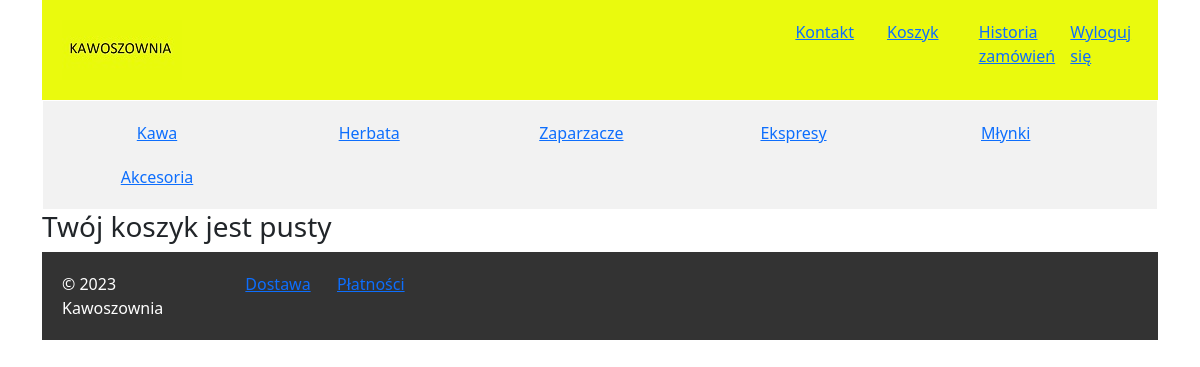
Before: /order_detail/ (signed in) with the older database file.
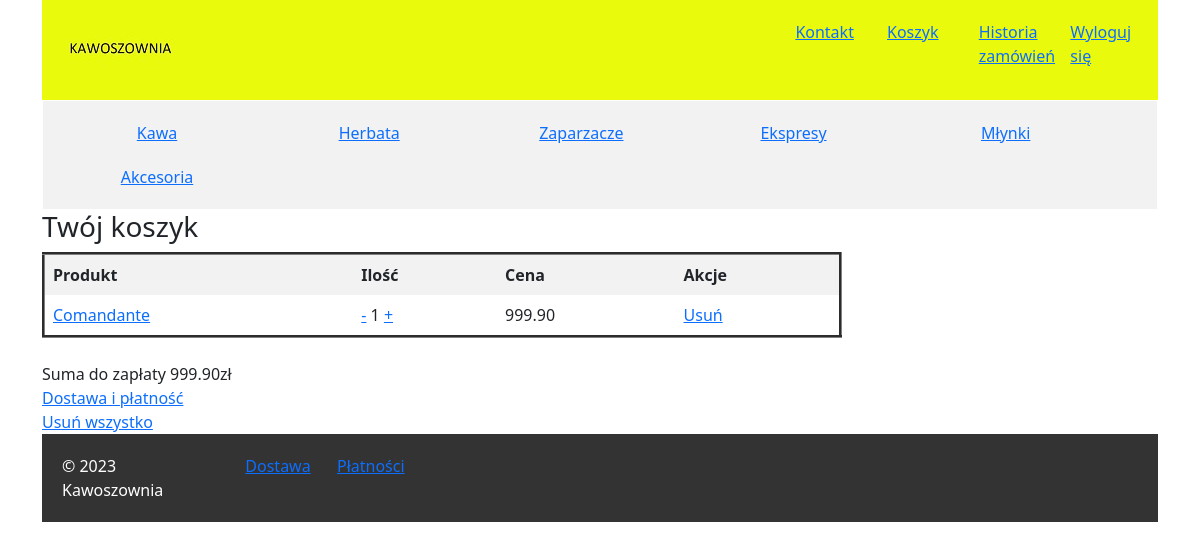
After: the same page with the newer database file.
### mysite/models.py (models this page shows)
class Category(models.Model):
    name = models.CharField('Nazwa', max_length=50, unique=True)
    def __str__(self):
        return f'{self.name}'

class OrderDetail(models.Model):
    order = models.ForeignKey(Order, models.PROTECT, 'Zamówienie', null=True, blank=True)
    user = models.ForeignKey(User, on_delete=models.SET_NULL, null=True, blank=True)
    product = models.ForeignKey(Product, models.PROTECT, 'Produkt', null=True, blank=True)
    quantity = models.PositiveIntegerField('Ilość', validators=[MinValueValidator(1)], null=True, blank=True, default=1)
    total = models.FloatField('Suma', validators=[MinValueValidator(0)], null=True, blank=True,)
    @property
    def price(self):
        return self.quantity * self.product.price
    def __str__(self):
        return f'{self.product}'

class Product(models.Model):
    name = models.CharField('Nazwa', max_length=50, null=True, blank=True)
    price =  models.FloatField('Cena', validators=[MinValueValidator(0)])
    category = models.ForeignKey(Category, models.PROTECT, 'Kategoria', null=True, blank=True)
    description = models.TextField('Opis', null=True, blank=True)
    availability = models.BooleanField('Dostępność')
    quantity = models.PositiveIntegerField('Ilość w magazynie')
    def __str__(self):
        return f'{self.name}'

### mysite/views/order_details.py (the view, shortened to what this page needs)
class OrderDetailPageView(ListView):
    model = OrderDetail
    template_name = 'mysite/order_detail/order_detail_list.html'
    def get_context_data(self, **kwargs):
        context = super().get_context_data(**kwargs)
        if not self.request.user.is_anonymous:
            sum = 0
            action = self.request.GET.get('action') if self.request.GET.get('action') != None else ''
            order_detail_id = int(self.request.GET.get('order_detail_id')) if self.request.GET.get('order_detail_id') != None else ''
            if not self.request.user.is_anonymous:
                context["order_detail_product_list"] = OrderDetail.objects.filter(user = self.request.user, order = None)
            for product in context["order_detail_product_list"]:
                sum += product.price
            context["sum"] = sum
        return context

### mysite/context_processors.py (called while the page is built)
def categories(request):
    return {
        'categories': Category.objects.all()
    }

### mysite/templates/mysite/order_detail/order_detail_list.html
{% extends 'base.html' %}
{% block content %}
{% if user.is_anonymous %}
    <br>
    <div>
        <a href="/accounts/login/"> Zaloguj się </a> żeby mieć dostęp do koszyka
    </div>
    <div>
        Nie masz konta? <a href="/user/create/"> Zarejestruj się </a>
    </div>
{% else %}
    {% if not order_detail_product_list %}
        <h3>Twój koszyk jest pusty</h3>
    {% else %}
        <h3>Twój koszyk</h3>
        <table border="3px">
            <thead>
                <tr>
                    <th>
                        Produkt
                    </th>
                    <th>
                        Ilość
                    </th>
                    <th>
                        Cena
                    </th>
                    <th>
                        Akcje
                    </th>
                </tr>
            </thead>
            <tbody>
                {% for product in order_detail_product_list %}
                    <tr>
                        <td>
                            <a href="/product/{{product.product_id}}/">{{product}}</a>
                        </td>
                        <td>
                            <a href="/order_detail/?action=minus&order_detail_id={{product.id}}">-</a>
                            {{product.quantity}}
                            <a href="/order_detail/?action=plus&order_detail_id={{product.id}}">+</a>
                        </td>
                        <td>
                            {{product.price|floatformat:2}}
                        </td>
                        <td>
                            <a href="/order_detail/{{product.id}}/delete/"> Usuń </a>
                        </td>
                    </tr>
                {% endfor %}
            </tbody>
        </table>
        <br>
        {% if order_detail_product_list %}
            <div>
                Suma do zapłaty {{sum|floatformat:2}}zł
            </div>
            <div>
                <a href="/order/create/"> Dostawa i płatność </a>
            </div>
        {% endif %}
        {% if order_detail_product_list %}
            <a href="/order_detail/delete-all/"> Usuń wszystko </a>
        {% endif %}
    {% endif %}
{% endif %}
{% endblock %}

### ecommerce/templates/base.html (shortened to what this page needs)
{% load static %}
<!DOCTYPE html>
<html>
  <head>
    <link rel="stylesheet" href="{% static 'assets/css/style.css' %}">
    <link href="https://cdn.jsdelivr.net/npm/bootstrap@5.2.3/dist/css/bootstrap.min.css" rel="stylesheet">
  </head>
  <body class="container">
    <header>
      <div class="row">
        <div class="col">
          <a href="/"><img src="{% static 'assets/img/Logo.jpg' %}"></a>
        </div>
        <div class="col-1">
          <a href="/contact/"> Kontakt </a>
        </div>
        <div class="col-1">
          <a href="/order_detail/"> Koszyk </a>
        </div>
        {% if user.is_authenticated %}
          <div class="col-1">
            <a href="/order/"> Historia zamówień </a>
          </div>
        {% endif %}
        <div class="col-1">
          {% if user.is_authenticated %}
            <div>
              <a href="/accounts/logout/"> Wyloguj się </a>
            </div>
          {% else %}
            <div>
              <a href="/accounts/login/"> Zaloguj się </a>
            </div>
          {% endif %}
        </div>
    </header>
    <nav>
      <ul>
        {% for category in categories %}
          <li class="text-center" style="width: 208px;"><a href="/?category={{category.id}}"> {{category}} </a></li>
        {% endfor %}
      </ul>
    </nav>
    {% block content %}{% endblock %}
    <footer>
      <div class="row">
        <div class="col-2">
          &copy; 2023 Kawoszownia
        </div>
        <div class="col-1">
          <a href="/delivery/"> Dostawa </a>
        </div>
        <div class="col-1">
          <a href="/payment/"> Płatności </a>
        </div>
      </div>
    </footer>
  </body>
</html>

Changed rows visible on the page:
added OrderDetail: product.name "Comandante", quantity "1", price "999.90"
Other visible differences:
{{ sum|floatformat:2 }}: (not shown) → "999.90"
text no longer shown: "Twój koszyk jest pusty"
text now shown: "Twój koszyk Produkt Ilość Cena Akcje Suma do zapłaty zł Dostawa i płatność Usuń wszystko"
